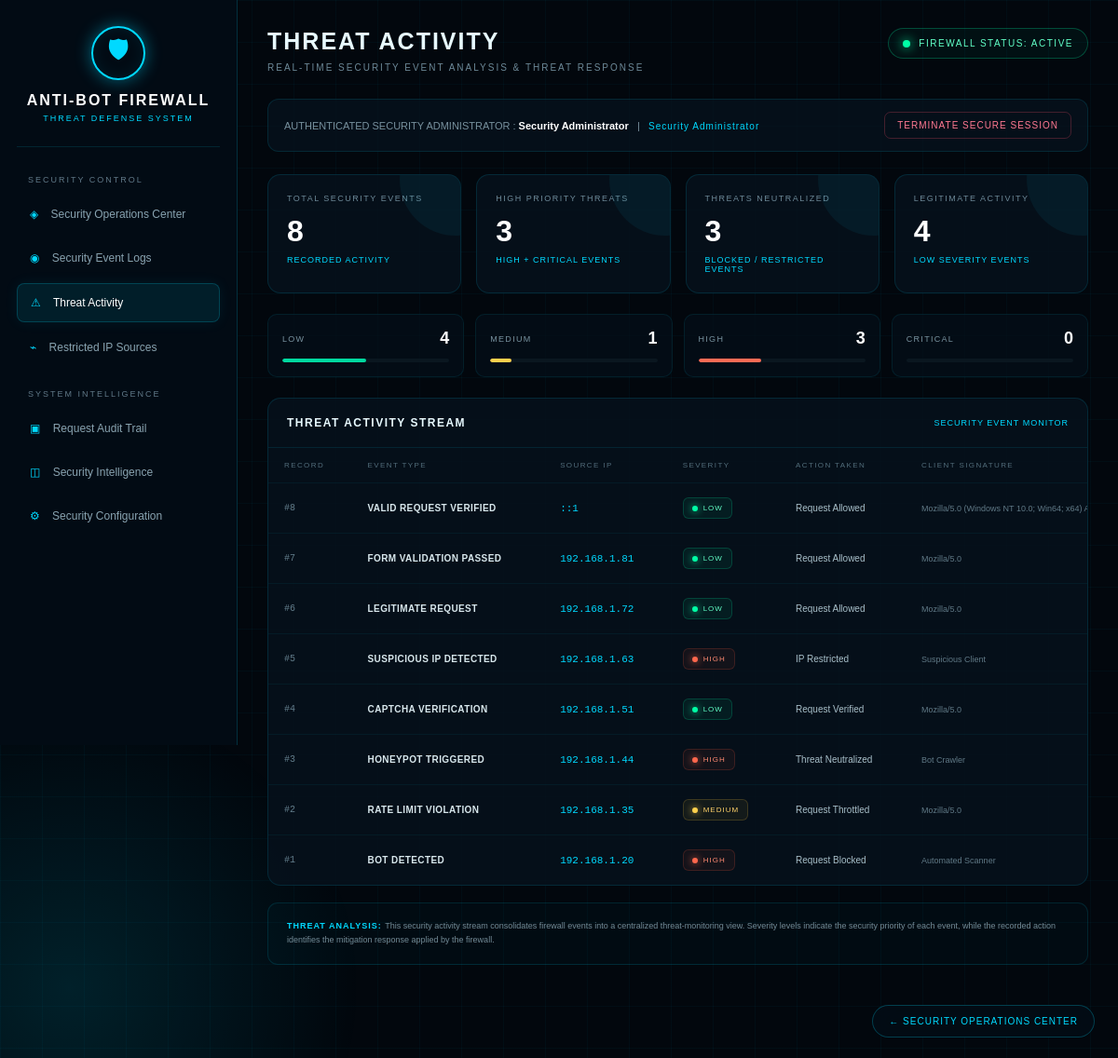
Page /threat_activity.php (signed in) on the committed database.
### tables this page shows
CREATE TABLE `security_logs` (
  `id` int(11) NOT NULL,
  `event_type` varchar(100) NOT NULL,
  `ip_address` varchar(45) NOT NULL,
  `severity` enum('LOW','MEDIUM','HIGH','CRITICAL') DEFAULT 'LOW',
  `action_taken` varchar(150) DEFAULT NULL,
  `user_agent` text DEFAULT NULL,
  `created_at` timestamp NOT NULL DEFAULT current_timestamp()
);

### threat_activity.php (the view, shortened to what this page needs)
<?php
$admin_name = $_SESSION["admin_name"] ?? "Security Administrator";
$admin_role = $_SESSION["admin_role"] ?? "Security Administrator";
$result = mysqli_query(
    $conn,
    "SELECT COUNT(*) AS total FROM security_logs"
);
$total_events = $result ? (int)mysqli_fetch_assoc($result)["total"] : 0;
$result = mysqli_query(
    $conn,
    "SELECT COUNT(*) AS total
     FROM security_logs
     WHERE severity IN ('HIGH','CRITICAL')"
);
$high_threats = $result ? (int)mysqli_fetch_assoc($result)["total"] : 0;
$result = mysqli_query(
    $conn,
    "SELECT COUNT(*) AS total
     FROM security_logs
     WHERE action_taken LIKE '%Block%'
        OR action_taken LIKE '%Neutralized%'
        OR action_taken LIKE '%Restricted%'"
);
$neutralized = $result ? (int)mysqli_fetch_assoc($result)["total"] : 0;
$result = mysqli_query(
    $conn,
    "SELECT COUNT(*) AS total
     FROM security_logs
     WHERE severity = 'LOW'"
);
$legitimate_activity = $result ? (int)mysqli_fetch_assoc($result)["total"] : 0;
$result = mysqli_query(
    $conn,
    "SELECT severity, COUNT(*) AS total
     FROM security_logs
     GROUP BY severity"
);
$severity_data = [
    "LOW" => 0,
    "MEDIUM" => 0,
    "HIGH" => 0,
    "CRITICAL" => 0
];
if ($result) {
    while ($row = mysqli_fetch_assoc($result)) {
        $severity = strtoupper($row["severity"]);
        if (isset($severity_data[$severity])) {
            $severity_data[$severity] = (int)$row["total"];
        }
    }
}
$activities = mysqli_query(
    $conn,
    "SELECT
        id,
        event_type,
        ip_address,
        severity,
        action_taken,
        user_agent,
        created_at
     FROM security_logs
     ORDER BY id DESC
     LIMIT 100"
);
?>
<!DOCTYPE html>
<html lang="en">
<head>
</head>
<body>
<aside class="sidebar">
    <div class="logo">
        <div class="logo-icon">
            🛡
        </div>
        <h2>
            ANTI-BOT FIREWALL
        </h2>
        <p>
            THREAT DEFENSE SYSTEM
        </p>
    </div>
    <div class="nav">
        <div class="nav-title">
            SECURITY CONTROL
        </div>
        <a href="dashboard.php">
            <span>◈</span>
            Security Operations Center
        </a>
        <a href="security_logs.php">
            <span>◉</span>
            Security Event Logs
        </a>
        <a
            href="threat_activity.php"
            class="active"
        >
            <span>⚠</span>
            Threat Activity
        </a>
        <a href="blocked_ips.php">
            <span>⌁</span>
            Restricted IP Sources
        </a>
        <div
            class="nav-title"
            style="margin-top:25px;"
        >
            SYSTEM INTELLIGENCE
        </div>
        <a href="request_audit.php">
            <span>▣</span>
            Request Audit Trail
        </a>
        <a href="#">
            <span>◫</span>
            Security Intelligence
        </a>
        <a href="security_settings.php">
            <span>⚙</span>
            Security Configuration
        </a>
    </div>
</aside>
<main class="main">
    <div class="header">
        <div>
            <h1>
                THREAT ACTIVITY
            </h1>
            <p>
                REAL-TIME SECURITY EVENT ANALYSIS & THREAT RESPONSE
            </p>
        </div>
        <div class="status">
            <div class="status-dot"></div>
            FIREWALL STATUS: ACTIVE
        </div>
    </div>
    <div class="admin-bar">
        <div class="admin-info">
            AUTHENTICATED SECURITY ADMINISTRATOR :
            <strong>
                <?= htmlspecialchars($admin_name) ?>
            </strong>
            &nbsp; | &nbsp;
            <span class="role">
                <?= htmlspecialchars($admin_role) ?>
            </span>
        </div>
        <a
            href="logout.php"
            class="logout"
        >
            TERMINATE SECURE SESSION
        </a>
    </div>
    <div class="stats">
        <div class="stat-card">
            <div class="stat-label">
                TOTAL SECURITY EVENTS
            </div>
            <div class="stat-number">
                <?= $total_events ?>
            </div>
            <div class="stat-sub">
                RECORDED ACTIVITY
            </div>
        </div>
        <div class="stat-card">
            <div class="stat-label">
                HIGH PRIORITY THREATS
            </div>
            <div class="stat-number">
                <?= $high_threats ?>
            </div>
            <div class="stat-sub">
                HIGH + CRITICAL EVENTS
            </div>
        </div>
        <div class="stat-card">
            <div class="stat-label">
                THREATS NEUTRALIZED
            </div>
            <div class="stat-number">
                <?= $neutralized ?>
            </div>
            <div class="stat-sub">
                BLOCKED / RESTRICTED EVENTS
            </div>
        </div>
        <div class="stat-card">
            <div class="stat-label">
                LEGITIMATE ACTIVITY
            </div>
            <div class="stat-number">
                <?= $legitimate_activity ?>
            </div>
            <div class="stat-sub">
                LOW SEVERITY EVENTS
            </div>
        </div>
    </div>
    <div class="distribution">
        <div class="dist-card">
            <div class="dist-top">
                <div class="dist-name">
                    LOW
                </div>
                <div class="dist-number">
                    <?= $severity_data["LOW"] ?>
                </div>
            </div>
            <div class="dist-bar">
                <div
                    class="dist-fill low"
                    style="width:<?= $total_events > 0
                        ? ($severity_data["LOW"] / $total_events) * 100
                        : 0 ?>%;"
                ></div>
            </div>
        </div>
        <div class="dist-card">
            <div class="dist-top">
                <div class="dist-name">
                    MEDIUM
                </div>
                <div class="dist-number">
                    <?= $severity_data["MEDIUM"] ?>
                </div>
            </div>
            <div class="dist-bar">
                <div
                    class="dist-fill medium"
                    style="width:<?= $total_events > 0
                        ? ($severity_data["MEDIUM"] / $total_events) * 100
                        : 0 ?>%;"
                ></div>
            </div>
        </div>
        <div class="dist-card">
            <div class="dist-top">
                <div class="dist-name">
                    HIGH
                </div>
                <div class="dist-number">
                    <?= $severity_data["HIGH"] ?>
                </div>
            </div>
            <div class="dist-bar">
                <div
                    class="dist-fill high"
                    style="width:<?= $total_events > 0
                        ? ($severity_data["HIGH"] / $total_events) * 100
                        : 0 ?>%;"
                ></div>
            </div>
        </div>
        <div class="dist-card">
            <div class="dist-top">
                <div class="dist-name">
                    CRITICAL
                </div>
                <div class="dist-number">
                    <?= $severity_data["CRITICAL"] ?>
                </div>
            </div>
            <div class="dist-bar">
            </div>
        </div>
    </div>
    <section class="panel">
        <div class="panel-header">
            <h2>
                THREAT ACTIVITY STREAM
            </h2>
            <span>
                SECURITY EVENT MONITOR
            </span>
        </div>
        <div class="table-wrap">
        <?php if ($activities && mysqli_num_rows($activities) > 0): ?>
            <table>
                <thead>
                    <tr>
                        <th>
                            RECORD
                        </th>
                        <th>
                            EVENT TYPE
                        </th>
                        <th>
                            SOURCE IP
                        </th>
                        <th>
                            SEVERITY
                        </th>
                        <th>
                            ACTION TAKEN
                        </th>
                        <th>
                            CLIENT SIGNATURE
                        </th>
                    </tr>
                </thead>
                <tbody>
                <?php while ($activity = mysqli_fetch_assoc($activities)): ?>
                    <?php
                    $severity =
                        strtoupper(
                            $activity["severity"]
                        );
                    $severity_class =
                        strtolower($severity);
                    ?>
                    <tr>
                        <td class="record">
                            #<?= (int)$activity["id"] ?>
                        </td>
                        <td class="event">
                            <?= htmlspecialchars(
                                $activity["event_type"]
                            ) ?>
                        </td>
                        <td class="ip">
                            <?= htmlspecialchars(
                                $activity["ip_address"]
                            ) ?>
                        </td>
                        <td>
                            <span
                                class="severity severity-<?= htmlspecialchars(
                                    $severity_class
                                ) ?>"
                            >
                                <span
                                    class="severity-dot"
                                ></span>
                                <?= htmlspecialchars(
                                    $severity
                                ) ?>
                            </span>
                        </td>
                        <td class="action">
                            <?= htmlspecialchars(
                                $activity["action_taken"]
                                ?: "Security Review"
                            ) ?>
                        </td>
                        <td class="agent">
                            <?= htmlspecialchars(
                                $activity["user_agent"]
                                ?: "Unknown Client"
                            ) ?>
                        </td>
                    </tr>
                <?php endwhile; ?>
                </tbody>
            </table>
        <?php endif; ?>
        </div>
    </section>
    <div class="security-note">
        <strong>
            THREAT ANALYSIS:
        </strong>
        This security activity stream consolidates firewall
        events into a centralized threat-monitoring view.
        Severity levels indicate the security priority of
        each event, while the recorded action identifies
        the mitigation response applied by the firewall.
    </div>
</main>
<a
    href="dashboard.php"
    class="back-btn"
>
    ← SECURITY OPERATIONS CENTER
</a>
</body>
</html>

### rows in the picture
security_logs: id "8", event_type "VALID REQUEST VERIFIED", ip_address "::1", severity "LOW", action_taken "Request Allowed", user_agent "Mozilla/5.0 (Windows NT 10.0; Win64; x64) Ap…"
security_logs: id "7", event_type "FORM VALIDATION PASSED", ip_address "192.168.1.81", severity "LOW", action_taken "Request Allowed", user_agent "Mozilla/5.0"
security_logs: id "6", event_type "LEGITIMATE REQUEST", ip_address "192.168.1.72", severity "LOW", action_taken "Request Allowed", user_agent "Mozilla/5.0"
security_logs: id "5", event_type "SUSPICIOUS IP DETECTED", ip_address "192.168.1.63", severity "HIGH", action_taken "IP Restricted", user_agent "Suspicious Client"
security_logs: id "4", event_type "CAPTCHA VERIFICATION", ip_address "192.168.1.51", severity "LOW", action_taken "Request Verified", user_agent "Mozilla/5.0"
security_logs: id "3", event_type "HONEYPOT TRIGGERED", ip_address "192.168.1.44", severity "HIGH", action_taken "Threat Neutralized", user_agent "Bot Crawler"
security_logs: id "2", event_type "RATE LIMIT VIOLATION", ip_address "192.168.1.35", severity "MEDIUM", action_taken "Request Throttled", user_agent "Mozilla/5.0"
security_logs: id "1", event_type "BOT DETECTED", ip_address "192.168.1.20", severity "HIGH", action_taken "Request Blocked", user_agent "Automated Scanner"

### other values in the picture
$admin_name "Security Administrator"
$admin_role "Security Administrator"
$total_events "8"
$high_threats "3"
$neutralized "3"
$legitimate_activity "4"
$severity_data["LOW"] "4"
$severity_data["MEDIUM"] "1"
$severity_data["HIGH"] "3"
$severity_data["CRITICAL"] "0"
